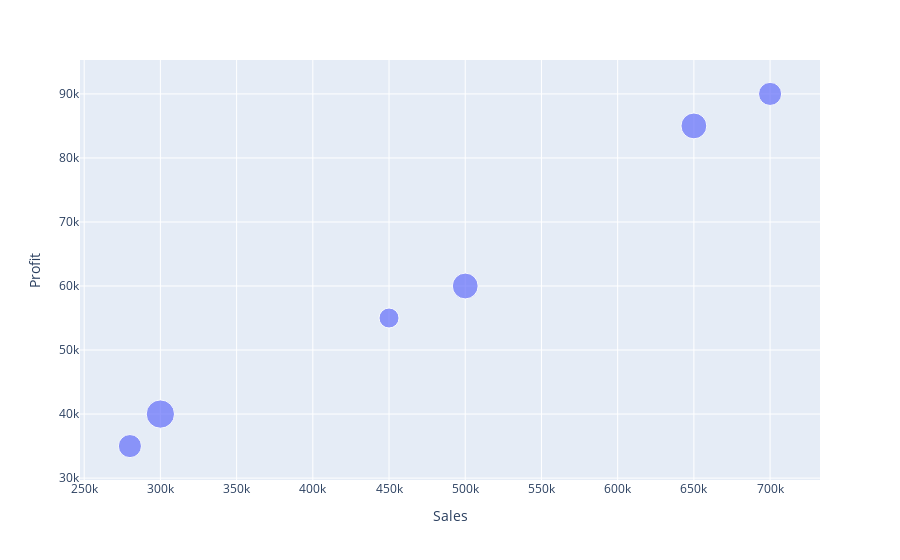

Here is the notebook cell this chart was saved with:
### Code cell
px.scatter(df, x="Sales", y="Profit", size="Quantity")

### Figure 1 — Plotly figure (JSON) as saved in the notebook; plotly's stock layout.template omitted (floating-point values rounded to 4 significant figures)
{"data": [{"hovertemplate": "Sales=%{x}<br>Profit=%{y}<br>Quantity=%{marker.size}<extra></extra>", "legendgroup": "", "marker": {"color": "#636efa", "size": [5, 4, 6, 3, 5, 4], "sizemode": "area", "sizeref": 0.015, "symbol": "circle"}, "mode": "markers", "name": "", "orientation": "v", "showlegend": false, "type": "scatter", "x": [500000, 700000, 300000, 450000, 650000, 280000], "xaxis": "x", "y": [60000, 90000, 40000, 55000, 85000, 35000], "yaxis": "y"}], "layout": {"legend": {"itemsizing": "constant", "tracegroupgap": 0}, "margin": {"t": 60}, "xaxis": {"anchor": "y", "domain": [0, 1], "title": {"text": "Sales"}}, "yaxis": {"anchor": "x", "domain": [0, 1], "title": {"text": "Profit"}}}}
